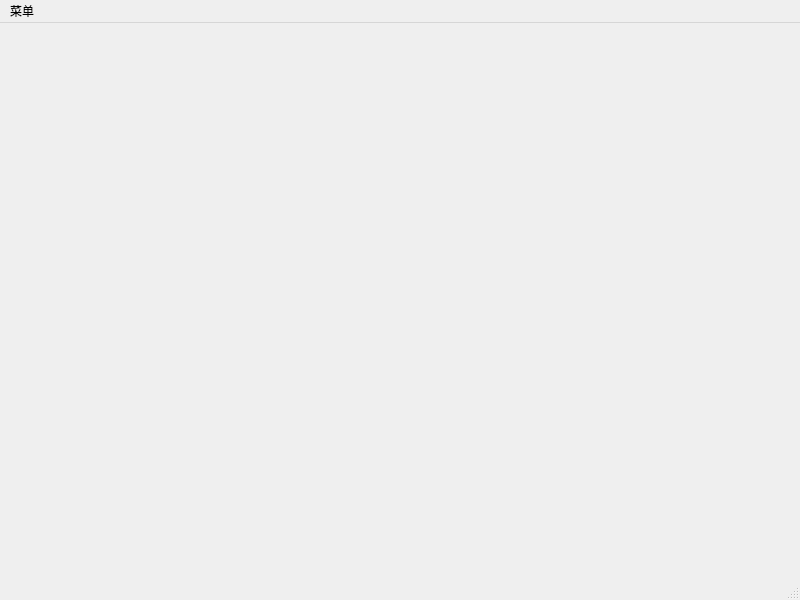
<?xml version="1.0" encoding="UTF-8"?>
<ui version="4.0">
 <class>MainWindow</class>
 <widget class="QMainWindow" name="MainWindow">
  <property name="geometry">
   <rect>
    <x>0</x>
    <y>0</y>
    <width>800</width>
    <height>600</height>
   </rect>
  </property>
  <property name="windowTitle">
   <string>MainWindow</string>
  </property>
  <widget class="QWidget" name="centralwidget"/>
  <widget class="QMenuBar" name="menubar">
   <property name="geometry">
    <rect>
     <x>0</x>
     <y>0</y>
     <width>800</width>
     <height>41</height>
    </rect>
   </property>
   <widget class="QMenu" name="menu">
    <property name="title">
     <string>菜单</string>
    </property>
    <addaction name="action_pandas"/>
    <addaction name="action_heatmap"/>
    <addaction name="actionrfe"/>
   </widget>
   <addaction name="menu"/>
  </widget>
  <widget class="QStatusBar" name="statusbar"/>
  <action name="action_pandas">
   <property name="text">
    <string>打开的文件名可视化pandas数据</string>
   </property>
  </action>
  <action name="action_heatmap">
   <property name="text">
    <string>封装函数特征选择之前heatmap画热图</string>
   </property>
  </action>
  <action name="actionrfe">
   <property name="text">
    <string>rfe特征选择</string>
   </property>
  </action>
 </widget>
 <resources/>
 <connections/>
</ui>
